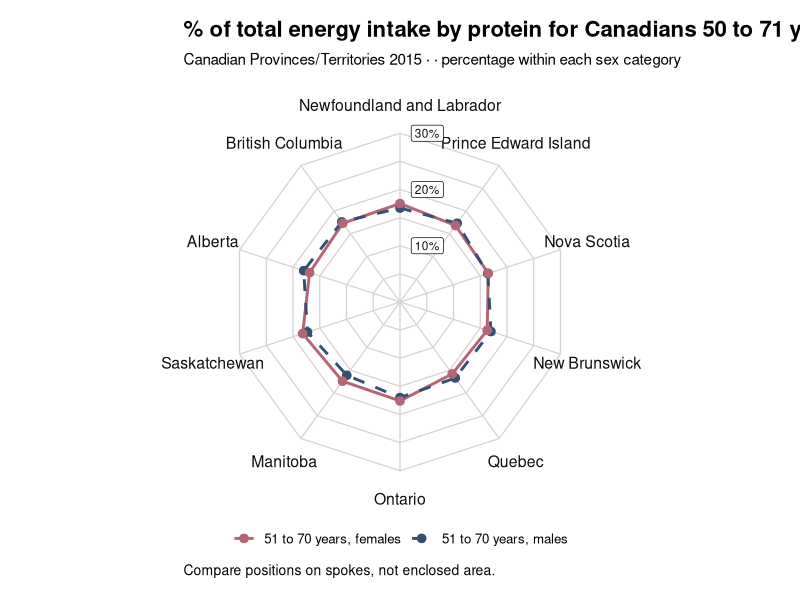

Write the R code that produced this figure. (Note: this script raises an error after producing the figure.)
#we will be learning how to generatre a spider plot! 

#1. DATA MANIPULATION FOR SELECTED VARIABLES 
radar_raw <- read.csv("13100771.csv",
                      stringsAsFactors = FALSE, check.names = TRUE)

profile_axes <- c("Newfoundland and Labrador", "Prince Edward Island", "Nova Scotia", "New Brunswick", "Quebec",
               "Ontario", "Manitoba", "Saskatchewan", "Alberta", "British Columbia") 



geography <- c("Canada", "Newfoundland and Labrador", "Prince Edward Island", "Nova Scotia", "New Brunswick", "Quebec",
               "Ontario", "Manitoba", "Saskatchewan", "Alberta", "British Columbia") 

age_bands <- c("51 to 70 years, females", "51 to 70 years, males")

summary(radar_raw)

library(dplyr)


#time to filter the data
annual <- radar_raw %>%
  filter(REF_DATE == 2015, GEO %in% profile_axes,
        Dietary.age.sex.reference.intake.group %in% age_bands,
        Characteristics=="Mean of percentage of total energy intake from protein") %>%
  transmute(year = as.integer(REF_DATE),
    age_group = as.factor(Dietary.age.sex.reference.intake.group),
    prov_territ = as.factor(GEO),
    calculation = as.factor(Characteristics),
    percent=VALUE
  )

#now we will make the angles. There are 10 provinces/territories 
angles <- data.frame(band = factor(profile_axes, levels = profile_axes),
                     angle = pi / 2 - 2 * pi * (0:9) / 10) #there are 10 positions, evenly around circle.


# Close each line by repeating its first row at the end.
close_path <- function(data) rbind(data, data[1, , drop = FALSE])
#this is a function where we have a dataframe. We take its first row, and add it to the bottom of the same dataframe 

# to create the position points on the circle
# bind the dataframe by rows. Creates a sequence of ring radii, Depending on the radar limit we assign, 10 sequences within it 
# ex 10 20 30 40 50 60 70 80 90 100 
#Applies this function to each radius value 
#transform is adding three columns to each radius (x, y, and radius)

radar_limit <- 30 

ring_points <- bind_rows(lapply(seq(5, radar_limit, 5), function(radius) {
  close_path(transform(angles, radius = radius,
                        x = radius * cos(angle), y = radius * sin(angle)))
}))

spokes <- transform(angles, x = radar_limit * cos(angle), y = radar_limit * sin(angle))

axis_labels <- transform(angles, x = (radar_limit + 5) * cos(angle),
                         y = (radar_limit + 5) * sin(angle))

radar_points <- annual %>%  left_join(angles, by = c("prov_territ" = "band")) %>%
  mutate(x = percent * cos(angle), y = percent * sin(angle))
#combining the angles dataframe with the annual dataframe 

radar_lines <- radar_points %>% group_by(age_group) %>% group_modify(~ close_path(.x)) %>% ungroup()
#group by age/sex group. Then run the close path function on each group separately. Then remove groupings 


#plotting of the radar chart 
library(ggplot2)


sex_colours <- c(`51 to 70 years, females` = "#B56576", `51 to 70 years, males` = "#355070")
chart_ink <- "#0d0d0e"
chart_soft <- "#F0EBD2"
chart_height <- 560

clean_theme <- function() {
  theme_classic(base_size = 12) +
    theme(plot.background = element_rect(fill = "white", colour = NA),
      panel.background = element_rect(fill = "white", colour = NA),
      strip.background = element_rect(fill = "#FFF5F1", colour = NA),
      strip.text = element_text(face = "bold", margin = margin(7, 0, 7, 0)),
      panel.spacing.x = grid::unit(2, "lines"),
      plot.title = element_text(size = 16, face = "bold", margin = margin(b = 8)),
      plot.subtitle = element_text(size = 11, margin = margin(b = 12)),
      plot.caption = element_text(hjust = 0, size = 10, margin = margin(t = 10)),
      legend.position = "none", plot.margin = margin(12, 18, 12, 12))
}


radar_static <- ggplot() +
  geom_path(data = ring_points, aes(x, y, group = radius), colour = "#D8D2D5", linewidth = 0.45) +
  geom_segment(data = spokes, aes(x = 0, y = 0, xend = x, yend = y),
                colour = "#D8D2D5", linewidth = 0.45) +
  geom_text(data = axis_labels, aes(x, y, label = band), size = 4, colour = chart_ink) +
  # A light label backing keeps the radial scale readable over the upper spoke.
  annotate("label", x = 2, y = seq(10, radar_limit, 10),
           label = paste0(seq(10, radar_limit, 10), "%"),
           hjust = 0, size = 3, fill = "white", colour = chart_ink) +
  geom_path(data = radar_lines, aes(x, y, colour = age_group, linetype = age_group), linewidth = 1) +
  geom_point(data = radar_points, aes(x, y, colour = age_group), size = 2.6) +
  scale_colour_manual(values = sex_colours) +
  scale_linetype_manual(values = c(`51 to 70 years, females` = "solid", `51 to 70 years, males` = "dashed")) +
  coord_equal(
  xlim = c(-radar_limit - 5, radar_limit + 5),
  ylim = c(-radar_limit - 5, radar_limit + 5),
  clip = "off"
) +
  labs(title = "% of total energy intake by protein for Canadians 50 to 71 years of age",
       subtitle = paste("Canadian Provinces/Territories 2015 ·", "· percentage within each sex category"),
       colour = NULL, linetype = NULL,
       caption = "Compare positions on spokes, not enclosed area.") +
  theme_void(base_size = 12) +
  theme(plot.background = element_rect(fill = "white", colour = NA),
        plot.title = element_text(size = 16, face = "bold", margin = margin(b = 8)),
        plot.subtitle = element_text(size = 11, margin = margin(b = 12)),
        plot.caption = element_text(size = 10, hjust = 0, margin = margin(t = 10)),
        legend.position = "bottom", plot.margin = margin(15, 25, 15, 25))


radar_static

#now we will make a dot plot since the values are too close

dot_data <- profiles %>% filter(year == radar_year) %>%
  mutate(row = match(as.character(band), profile_axes),
         y = row + ifelse(sex == "Females", -0.13, 0.13))



radar_dots <- ggplot(annual, aes(x = percent, y = prov_territ, colour = age_group)) +
  geom_point(size = 3) +
  scale_colour_manual(values = sex_colours) +
  scale_y_reverse(breaks = 1:10, labels = profile_axes)+
  scale_x_continuous(limits = c(0, radar_limit), breaks = seq(0, radar_limit, 5),
                     labels = function(x) paste0(x, "%")) +
  labs(title = "dot plot", subtitle = paste("Canadian Adults 51-70 years"),
       x = "Percentage of protein intake", y = NULL, colour = NULL) +
  clean_theme() + theme(legend.position = "bottom")

#recreate the dataset so now we have the CI's

annual1 <- radar_raw %>%
  filter(REF_DATE == 2015, GEO %in% profile_axes,
        Dietary.age.sex.reference.intake.group %in% age_bands,
        Characteristics!="Coefficient of variation for mean of percentage of total energy intake from protein") %>%
  transmute(year = as.integer(REF_DATE),
    age_group = as.factor(Dietary.age.sex.reference.intake.group),
    prov_territ = as.factor(GEO),
    calculation = as.factor(Characteristics),
    percent=VALUE
  )
#pivot wider so that the CIs and mean values are on separate columns 
dot_data <- annual1 %>%
  select(age_group, prov_territ, calculation, percent) %>%
  tidyr::pivot_wider(
    names_from = calculation,
    values_from = percent
  )

dotplot <- ggplot(
  dot_data,
  aes(
    x = `Mean of percentage of total energy intake from protein`,
    y = reorder(prov_territ, `Mean of percentage of total energy intake from protein`),
    colour = age_group
  )) +
  geom_errorbarh(
    aes(
      xmin = `Low 95% confidence interval, mean of percentage of total energy intake from protein`,
      xmax = `High 95% confidence interval, mean of percentage of total energy intake from protein`
    ),
    height = 0.15,
    position = position_dodge(width = 0.4)
  ) +
  geom_point(
    position = position_dodge(width = 0.5),
    size = 1.5
  ) +
  scale_colour_manual(values = sex_colours) +
  scale_x_continuous(limits = c(0, 25),
labels = function(x) paste0(x, "%")) +  
  labs(
    title = "% of total energy intake by protein for Canadians 50 to 71 years of age",
    subtitle = "Canadian Provinces/Territories, 2015",
    x = "Percent of total energy intake from protein",
    y = NULL,
    colour = NULL
  ) +
  geom_text(
  aes(
    label = sprintf("%.1f%%",
      `Mean of percentage of total energy intake from protein`)
  ),
  size = 2.2,
  hjust = -0.4,
  position = position_dodge(width = 0.4),
  show.legend = FALSE
) + 
  clean_theme() +
  theme(
  legend.position = "bottom",
  panel.grid.major.y = element_line(
    colour = "grey85",
    linewidth = 0.3,
    linetype = "dashed"
  ))


dotplot

range(dot_data$`Mean of percentage of total energy intake from protein`)
range(dot_data$`Low 95% confidence interval, mean of percentage of total energy intake from protein`)
range(dot_data$`High 95% confidence interval, mean of percentage of total energy intake from protein`)
